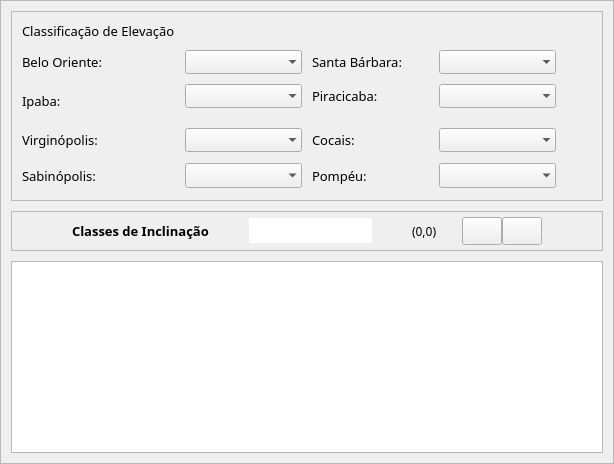
                <widget class="QWidget" name="inclinacao">
                 <layout class="QVBoxLayout" name="verticalLayout_9">
                  <property name="spacing">
                   <number>0</number>
                  </property>
                  <property name="leftMargin">
                   <number>0</number>
                  </property>
                  <property name="topMargin">
                   <number>0</number>
                  </property>
                  <property name="rightMargin">
                   <number>0</number>
                  </property>
                  <property name="bottomMargin">
                   <number>0</number>
                  </property>
                  <item>
                   <widget class="QFrame" name="frame_57">
                    <property name="sizePolicy">
                     <sizepolicy hsizetype="Expanding" vsizetype="Preferred">
                      <horstretch>0</horstretch>
                      <verstretch>0</verstretch>
                     </sizepolicy>
                    </property>
                    <property name="minimumSize">
                     <size>
                      <width>0</width>
                      <height>0</height>
                     </size>
                    </property>
                    <property name="frameShape">
                     <enum>QFrame::StyledPanel</enum>
                    </property>
                    <property name="frameShadow">
                     <enum>QFrame::Raised</enum>
                    </property>
                    <layout class="QVBoxLayout" name="verticalLayout_23">
                     <property name="spacing">
                      <number>10</number>
                     </property>
                     <property name="leftMargin">
                      <number>10</number>
                     </property>
                     <property name="topMargin">
                      <number>10</number>
                     </property>
                     <property name="rightMargin">
                      <number>10</number>
                     </property>
                     <property name="bottomMargin">
                      <number>10</number>
                     </property>
                     <item>
                      <widget class="QFrame" name="frame_52">
                       <property name="styleSheet">
                        <string notr="true"/>
                       </property>
                       <property name="frameShape">
                        <enum>QFrame::StyledPanel</enum>
                       </property>
                       <property name="frameShadow">
                        <enum>QFrame::Raised</enum>
                       </property>
                       <layout class="QGridLayout" name="gridLayout_25">
                        <property name="leftMargin">
                         <number>10</number>
                        </property>
                        <property name="topMargin">
                         <number>10</number>
                        </property>
                        <property name="rightMargin">
                         <number>10</number>
                        </property>
                        <property name="bottomMargin">
                         <number>10</number>
                        </property>
                        <property name="spacing">
                         <number>10</number>
                        </property>
                        <item row="1" column="1">
                         <widget class="QComboBox" name="bo">
                          <property name="minimumSize">
                           <size>
                            <width>0</width>
                            <height>0</height>
                           </size>
                          </property>
                          <property name="maximumSize">
                           <size>
                            <width>220</width>
                            <height>25</height>
                           </size>
                          </property>
                          <property name="font">
                           <font>
                            <family>Poppins</family>
                            <pointsize>10</pointsize>
                           </font>
                          </property>
                          <property name="frame">
                           <bool>false</bool>
                          </property>
                         </widget>
                        </item>
                        <item row="1" column="2">
                         <widget class="QLabel" name="label_100">
                          <property name="font">
                           <font>
                            <family>Poppins</family>
                            <pointsize>10</pointsize>
                           </font>
                          </property>
                          <property name="text">
                           <string>Santa Bárbara:</string>
                          </property>
                         </widget>
                        </item>
                        <item row="4" column="1">
                         <widget class="QComboBox" name="vi_2">
                          <property name="minimumSize">
                           <size>
                            <width>0</width>
                            <height>0</height>
                           </size>
                          </property>
                          <property name="maximumSize">
                           <size>
                            <width>220</width>
                            <height>25</height>
                           </size>
                          </property>
                          <property name="font">
                           <font>
                            <family>Poppins</family>
                            <pointsize>10</pointsize>
                           </font>
                          </property>
                          <property name="frame">
                           <bool>false</bool>
                          </property>
                         </widget>
                        </item>
                        <item row="5" column="2">
                         <widget class="QLabel" name="label_101">
                          <property name="font">
                           <font>
                            <family>Poppins</family>
                            <pointsize>10</pointsize>
                           </font>
                          </property>
                          <property name="text">
                           <string>Pompéu:</string>
                          </property>
                         </widget>
                        </item>
                        <item row="5" column="1">
                         <widget class="QComboBox" name="sa_2">
                          <property name="minimumSize">
                           <size>
                            <width>0</width>
                            <height>0</height>
                           </size>
                          </property>
                          <property name="maximumSize">
                           <size>
                            <width>220</width>
                            <height>25</height>
                           </size>
                          </property>
                          <property name="font">
                           <font>
                            <family>Poppins</family>
                            <pointsize>10</pointsize>
                           </font>
                          </property>
                          <property name="frame">
                           <bool>false</bool>
                          </property>
                         </widget>
                        </item>
                        <item row="4" column="2">
                         <widget class="QLabel" name="label_103">
                          <property name="font">
                           <font>
                            <family>Poppins</family>
                            <pointsize>10</pointsize>
                           </font>
                          </property>
                          <property name="text">
                           <string>Cocais:</string>
                          </property>
                         </widget>
                        </item>
                        <item row="2" column="2">
                         <widget class="QLabel" name="label_59">
                          <property name="font">
                           <font>
                            <family>Poppins</family>
                            <pointsize>10</pointsize>
                           </font>
                          </property>
                          <property name="text">
                           <string>Piracicaba:</string>
                          </property>
                         </widget>
                        </item>
                        <item row="2" column="1">
                         <widget class="QComboBox" name="ip">
                          <property name="minimumSize">
                           <size>
                            <width>0</width>
                            <height>0</height>
                           </size>
                          </property>
                          <property name="maximumSize">
                           <size>
                            <width>220</width>
                            <height>25</height>
                           </size>
                          </property>
                          <property name="font">
                           <font>
                            <family>Poppins</family>
                            <pointsize>10</pointsize>
                           </font>
                          </property>
                          <property name="frame">
                           <bool>false</bool>
                          </property>
                         </widget>
                        </item>
                        <item row="2" column="0" rowspan="2">
                         <widget class="QLabel" name="label_102">
                          <property name="font">
                           <font>
                            <family>Poppins</family>
                            <pointsize>10</pointsize>
                           </font>
                          </property>
                          <property name="text">
                           <string>Ipaba:</string>
                          </property>
                         </widget>
                        </item>
                        <item row="4" column="0">
                         <widget class="QLabel" name="label_104">
                          <property name="font">
                           <font>
                            <family>Poppins</family>
                            <pointsize>10</pointsize>
                           </font>
                          </property>
                          <property name="text">
                           <string>Virginópolis:</string>
                          </property>
                         </widget>
                        </item>
                        <item row="2" column="3">
                         <widget class="QComboBox" name="pi">
                          <property name="minimumSize">
                           <size>
                            <width>0</width>
                            <height>0</height>
                           </size>
                          </property>
                          <property name="maximumSize">
                           <size>
                            <width>220</width>
                            <height>25</height>
                           </size>
                          </property>
                          <property name="font">
                           <font>
                            <family>Poppins</family>
                            <pointsize>10</pointsize>
                           </font>
                          </property>
                          <property name="frame">
                           <bool>false</bool>
                          </property>
                         </widget>
                        </item>
                        <item row="5" column="3">
                         <widget class="QComboBox" name="po_2">
                          <property name="minimumSize">
                           <size>
                            <width>0</width>
                            <height>0</height>
                           </size>
                          </property>
                          <property name="maximumSize">
                           <size>
                            <width>220</width>
                            <height>25</height>
                           </size>
                          </property>
                          <property name="font">
                           <font>
                            <family>Poppins</family>
                            <pointsize>10</pointsize>
                           </font>
                          </property>
                          <property name="frame">
                           <bool>false</bool>
                          </property>
                         </widget>
                        </item>
                        <item row="5" column="0">
                         <widget class="QLabel" name="label_105">
                          <property name="font">
                           <font>
                            <family>Poppins</family>
                            <pointsize>10</pointsize>
                           </font>
                          </property>
                          <property name="text">
                           <string>Sabinópolis:</string>
                          </property>
                         </widget>
                        </item>
                        <item row="1" column="3">
                         <widget class="QComboBox" name="sb_2">
                          <property name="minimumSize">
                           <size>
                            <width>0</width>
                            <height>0</height>
                           </size>
                          </property>
                          <property name="maximumSize">
                           <size>
                            <width>220</width>
                            <height>25</height>
                           </size>
                          </property>
                          <property name="font">
                           <font>
                            <family>Poppins</family>
                            <pointsize>10</pointsize>
                           </font>
                          </property>
                          <property name="frame">
                           <bool>false</bool>
                          </property>
                         </widget>
                        </item>
                        <item row="4" column="3">
                         <widget class="QComboBox" name="co">
                          <property name="minimumSize">
                           <size>
                            <width>0</width>
                            <height>0</height>
                           </size>
                          </property>
                          <property name="maximumSize">
                           <size>
                            <width>220</width>
                            <height>25</height>
                           </size>
                          </property>
                          <property name="font">
                           <font>
                            <family>Poppins</family>
                            <pointsize>10</pointsize>
                           </font>
                          </property>
                          <property name="frame">
                           <bool>false</bool>
                          </property>
                         </widget>
                        </item>
                        <item row="1" column="0">
                         <widget class="QLabel" name="label_106">
                          <property name="font">
                           <font>
                            <family>Poppins</family>
                            <pointsize>10</pointsize>
                           </font>
                          </property>
                          <property name="text">
                           <string>Belo Oriente:</string>
                          </property>
                         </widget>
                        </item>
                        <item row="0" column="0">
                         <widget class="QLabel" name="label_24">
                          <property name="font">
                           <font>
                            <family>Poppins SemiBold</family>
                            <pointsize>10</pointsize>
                           </font>
                          </property>
                          <property name="text">
                           <string>Classificação de Elevação</string>
                          </property>
                         </widget>
                        </item>
                        <item row="5" column="4">
                         <widget class="QPushButton" name="salvar_2">
                          <property name="minimumSize">
                           <size>
                            <width>26</width>
                            <height>28</height>
                           </size>
                          </property>
                          <property name="maximumSize">
                           <size>
                            <width>26</width>
                            <height>28</height>
                           </size>
                          </property>
                          <property name="text">
                           <string/>
                          </property>
                          <property name="flat">
                           <bool>true</bool>
                          </property>
                         </widget>
                        </item>
                       </layout>
                      </widget>
                     </item>
                     <item>
                      <widget class="QFrame" name="frame_13">
                       <property name="minimumSize">
                        <size>
                         <width>0</width>
                         <height>40</height>
                        </size>
                       </property>
                       <property name="frameShape">
                        <enum>QFrame::StyledPanel</enum>
                       </property>
                       <property name="frameShadow">
                        <enum>QFrame::Raised</enum>
                       </property>
                       <layout class="QHBoxLayout" name="horizontalLayout_28">
                        <property name="spacing">
                         <number>0</number>
                        </property>
                        <property name="leftMargin">
                         <number>60</number>
                        </property>
                        <property name="topMargin">
                         <number>0</number>
                        </property>
                        <property name="rightMargin">
                         <number>60</number>
                        </property>
                        <property name="bottomMargin">
                         <number>0</number>
                        </property>
                        <item>
                         <widget class="QLabel" name="label_110">
                          <property name="font">
                           <font>
                            <family>Poppins SemiBold</family>
                            <pointsize>10</pointsize>
                            <weight>75</weight>
                            <bold>true</bold>
                           </font>
                          </property>
                          <property name="text">
                           <string>Classes de Inclinação</string>
                          </property>
                         </widget>
                        </item>
                        <item>
                         <spacer name="horizontalSpacer_30">
                          <property name="orientation">
                           <enum>Qt::Horizontal</enum>
                          </property>
                          <property name="sizeHint" stdset="0">
                           <size>
                            <width>40</width>
                            <height>20</height>
                           </size>
                          </property>
                         </spacer>
                        </item>
                        <item>
                         <widget class="QLineEdit" name="search_4">
                          <property name="minimumSize">
                           <size>
                            <width>0</width>
                            <height>25</height>
                           </size>
                          </property>
                          <property name="maximumSize">
                           <size>
                            <width>220</width>
                            <height>16777215</height>
                           </size>
                          </property>
                          <property name="font">
                           <font>
                            <family>Poppins</family>
                            <pointsize>10</pointsize>
                           </font>
                          </property>
                          <property name="frame">
                           <bool>false</bool>
                          </property>
                         </widget>
                        </item>
                        <item>
                         <spacer name="horizontalSpacer_11">
                          <property name="orientation">
                           <enum>Qt::Horizontal</enum>
                          </property>
                          <property name="sizeHint" stdset="0">
                           <size>
                            <width>40</width>
                            <height>20</height>
                           </size>
                          </property>
                         </spacer>
                        </item>
                        <item>
                         <widget class="QLabel" name="label_8">
                          <property name="font">
                           <font>
                            <family>Poppins Medium</family>
                           </font>
                          </property>
                          <property name="text">
                           <string>(0,0)</string>
                          </property>
                         </widget>
                        </item>
                        <item>
                         <spacer name="horizontalSpacer_16">
                          <property name="orientation">
                           <enum>Qt::Horizontal</enum>
                          </property>
                          <property name="sizeType">
                           <enum>QSizePolicy::Fixed</enum>
                          </property>
                          <property name="sizeHint" stdset="0">
                           <size>
                            <width>25</width>
                            <height>20</height>
                           </size>
                          </property>
                         </spacer>
                        </item>
                        <item>
                         <widget class="QPushButton" name="button_open_5">
                          <property name="minimumSize">
                           <size>
                            <width>26</width>
                            <height>28</height>
                           </size>
                          </property>
                          <property name="text">
                           <string/>
                          </property>
                          <property name="flat">
                           <bool>false</bool>
                          </property>
                         </widget>
                        </item>
                        <item>
                         <widget class="QPushButton" name="r_2">
                          <property name="minimumSize">
                           <size>
                            <width>26</width>
                            <height>28</height>
                           </size>
                          </property>
                          <property name="text">
                           <string/>
                          </property>
                         </widget>
                        </item>
                       </layout>
                      </widget>
                     </item>
                     <item>
                      <widget class="QTableWidget" name="tab_6">
                       <property name="minimumSize">
                        <size>
                         <width>0</width>
                         <height>0</height>
                        </size>
                       </property>
                       <property name="font">
                        <font>
                         <family>Poppins SemiBold</family>
                         <pointsize>8</pointsize>
                         <weight>75</weight>
                         <bold>true</bold>
                        </font>
                       </property>
                       <property name="frameShadow">
                        <enum>QFrame::Plain</enum>
                       </property>
                       <property name="lineWidth">
                        <number>10</number>
                       </property>
                       <property name="sortingEnabled">
                        <bool>true</bool>
                       </property>
                       <attribute name="horizontalHeaderDefaultSectionSize">
                        <number>150</number>
                       </attribute>
                       <attribute name="horizontalHeaderMinimumSectionSize">
                        <number>50</number>
                       </attribute>
                       <attribute name="verticalHeaderVisible">
                        <bool>false</bool>
                       </attribute>
                       <attribute name="verticalHeaderDefaultSectionSize">
                        <number>80</number>
                       </attribute>
                       <attribute name="verticalHeaderMinimumSectionSize">
                        <number>40</number>
                       </attribute>
                      </widget>
                     </item>
                    </layout>
                   </widget>
                  </item>
                 </layout>
                </widget>
